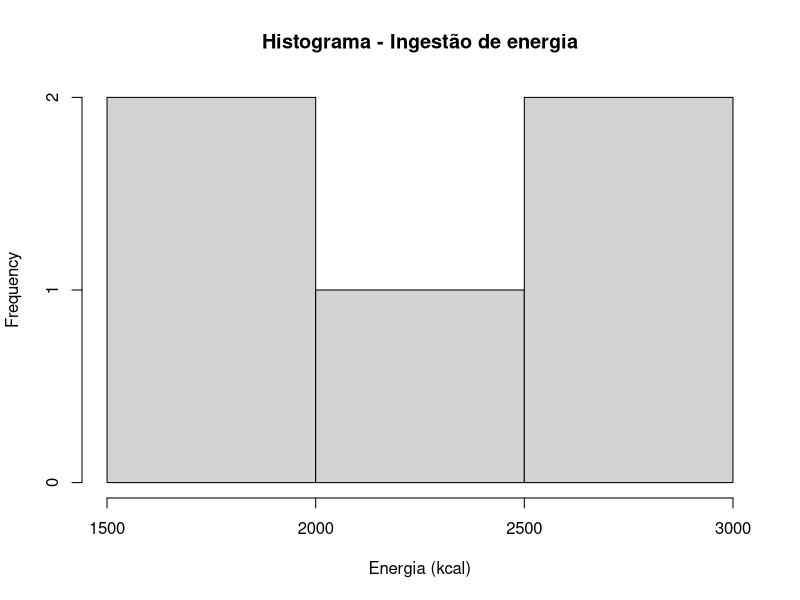
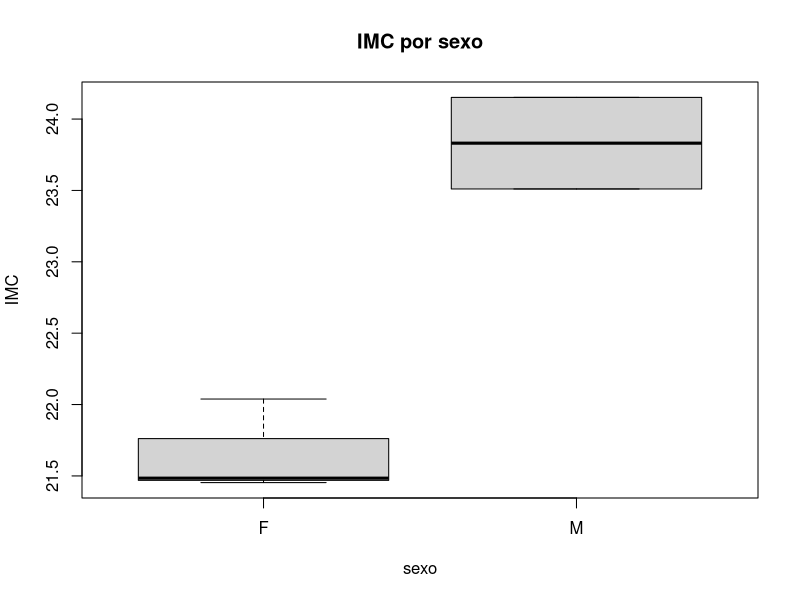
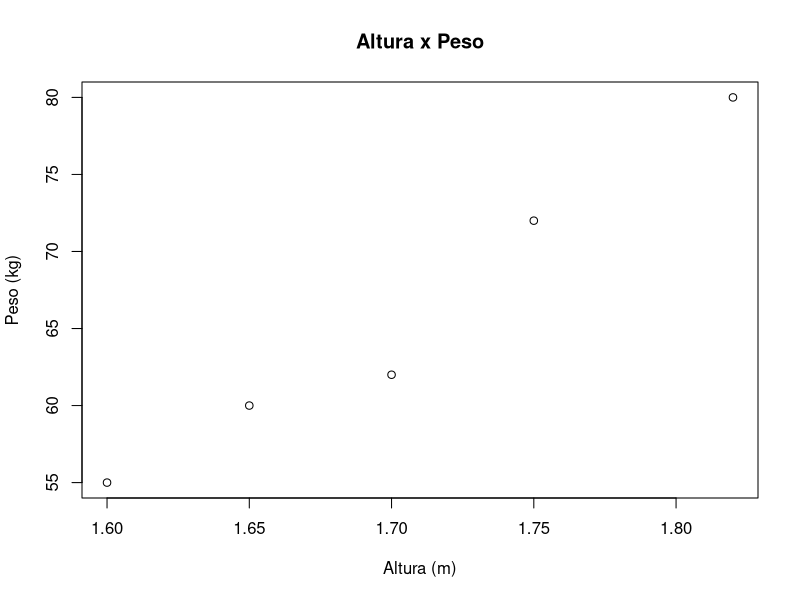

Source code (R) for these figures, in order:
# Aula 04 - Visualização de dados (Base R)
# Curso: Introdução ao R para Nutrição e Metabolismo (USP)
# -----------------------------------------------------

dados <- read.csv("dados/dieta.csv")
dados$imc <- dados$peso / (dados$altura^2)

# Histograma da ingestão de energia
hist(dados$energia_kcal,
     main = "Histograma - Ingestão de energia",
     xlab = "Energia (kcal)")

# Boxplot de IMC por sexo
boxplot(imc ~ sexo, data = dados,
        main = "IMC por sexo",
        ylab = "IMC")

# Gráfico de dispersão - Altura x Peso
plot(dados$altura, dados$peso,
     main = "Altura x Peso",
     xlab = "Altura (m)", ylab = "Peso (kg)")
